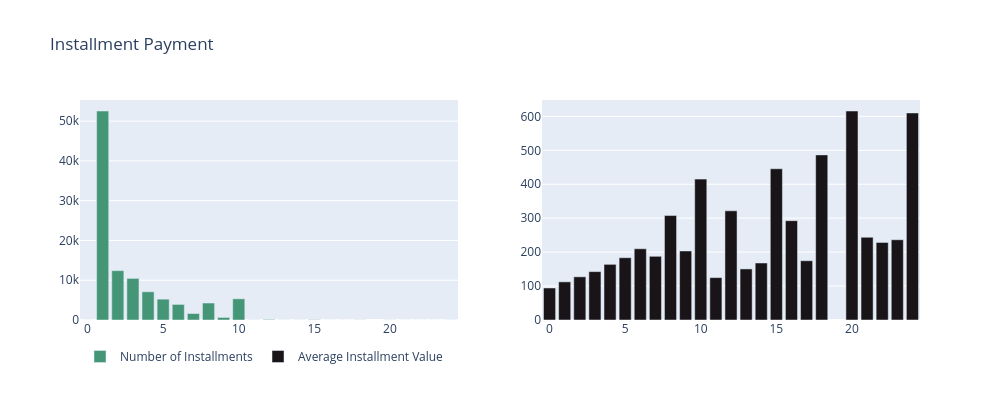

Write notebook code for a chart like this one.
### Code cell
# Plot

# Chart 1
trace0 = go.Bar(x = ins_count.index,
                y = ins_count.values,
                name = 'Number of Installments',
                marker = dict(color  = 'rgb(69,150,119)'))

# Chart 2
trace1 = go.Bar(x = ins_mean.index,
                y = ins_mean.values,
                name = 'Average Installment Value',
                marker = dict(color = 'rgb(24,20,24)'))

# Layout
fig = tools.make_subplots(rows = 1, cols = 2, print_grid = False)
fig.append_trace(trace0, 1, 1)
fig.append_trace(trace1, 1, 2)
fig['layout'].update(height = 400, width = 1000, title = 'Installment Payment', legend = dict(orientation = "h"))
fig.show()

### Figure 1 — Plotly figure (JSON) as saved in the notebook; plotly's stock layout.template omitted (floating-point values rounded to 4 significant figures)
{"data": [{"marker": {"color": "rgb(69,150,119)"}, "name": "Number of Installments", "type": "bar", "x": [0, 1, 2, 3, 4, 5, 6, 7, 8, 9, 10, 11, 12, 13, 14, 15, 16, 17, 18, 20, 21, 22, 23, 24], "xaxis": "x", "y": [2, 52546, 12413, 10461, 7098, 5239, 3920, 1626, 4268, 644, 5328, 23, 133, 16, 15, 74, 5, 8, 27, 17, 3, 1, 1, 18], "yaxis": "y"}, {"marker": {"color": "rgb(24,20,24)"}, "name": "Average Installment Value", "type": "bar", "x": [0, 1, 2, 3, 4, 5, 6, 7, 8, 9, 10, 11, 12, 13, 14, 15, 16, 17, 18, 20, 21, 22, 23, 24], "xaxis": "x2", "y": [94.31, 112.4, 127.2, 142.5, 164.0, 183.5, 209.8, 187.7, 307.7, 203.4, 415.1, 124.9, 321.7, 150.5, 168.0, 445.6, 292.7, 174.6, 486.5, 615.8, 243.7, 228.7, 236.5, 610.0], "yaxis": "y2"}], "layout": {"height": 400, "legend": {"orientation": "h"}, "title": {"text": "Installment Payment"}, "width": 1000, "xaxis": {"anchor": "y", "domain": [0, 0.45]}, "xaxis2": {"anchor": "y2", "domain": [0.55, 1]}, "yaxis": {"anchor": "x", "domain": [0, 1]}, "yaxis2": {"anchor": "x2", "domain": [0, 1]}}}
